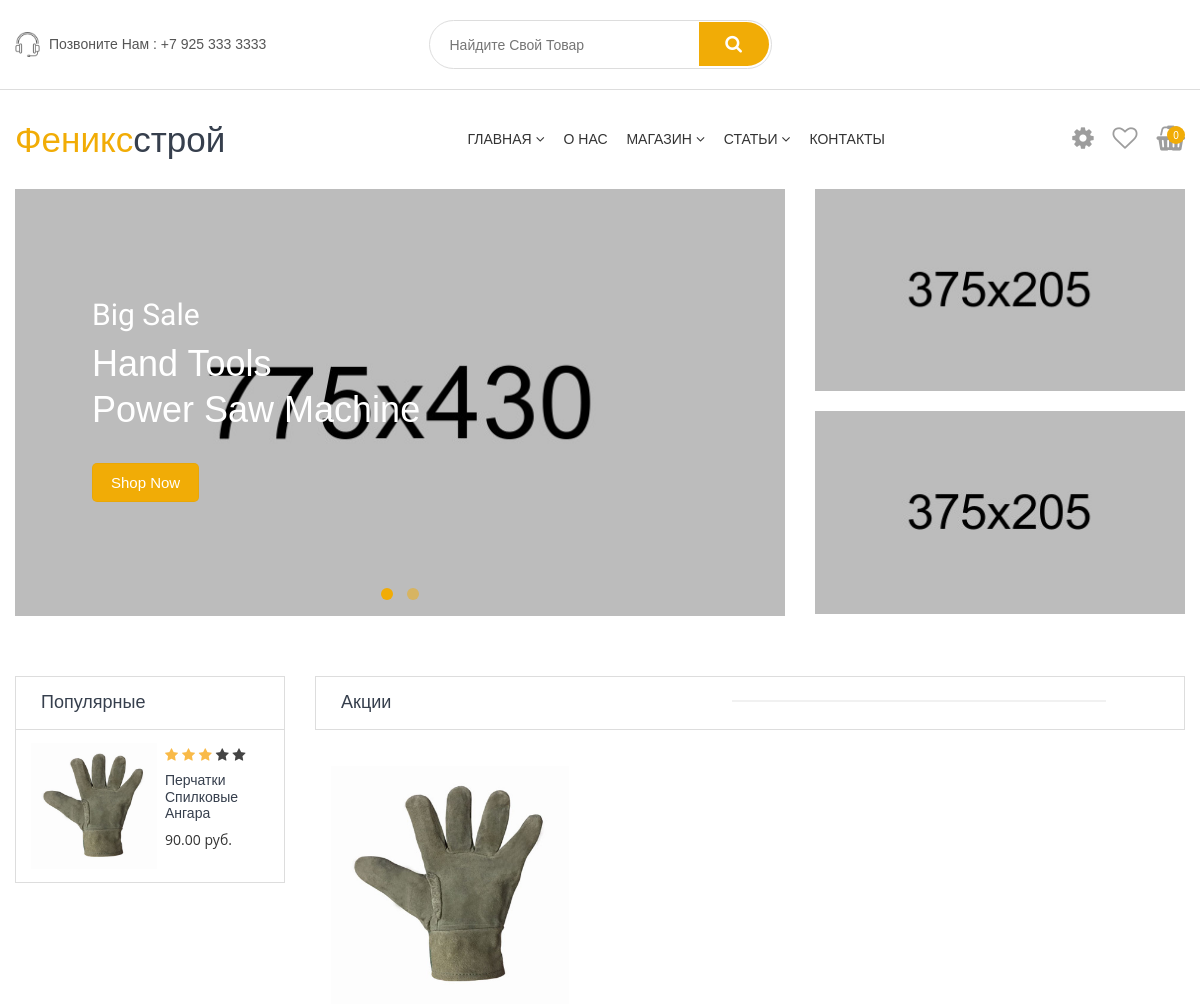
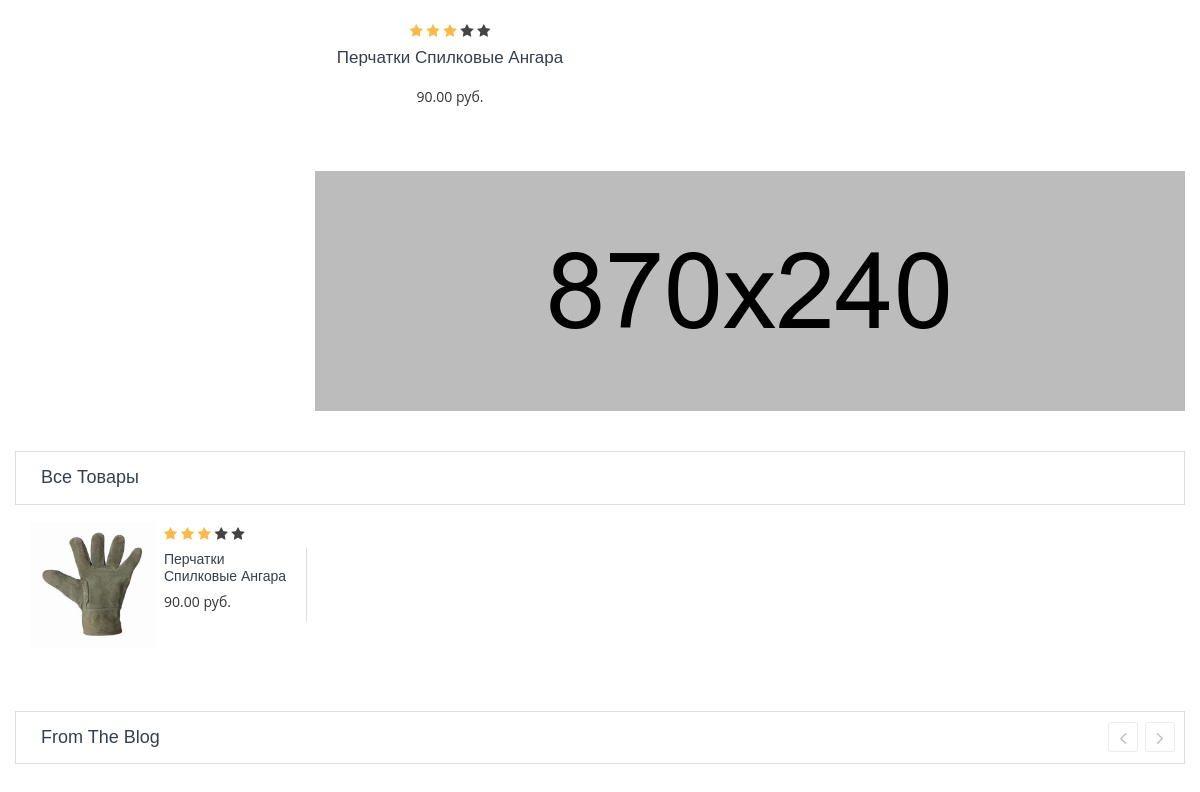
The app's page / (upper part), older data (2 pictures, top to bottom).
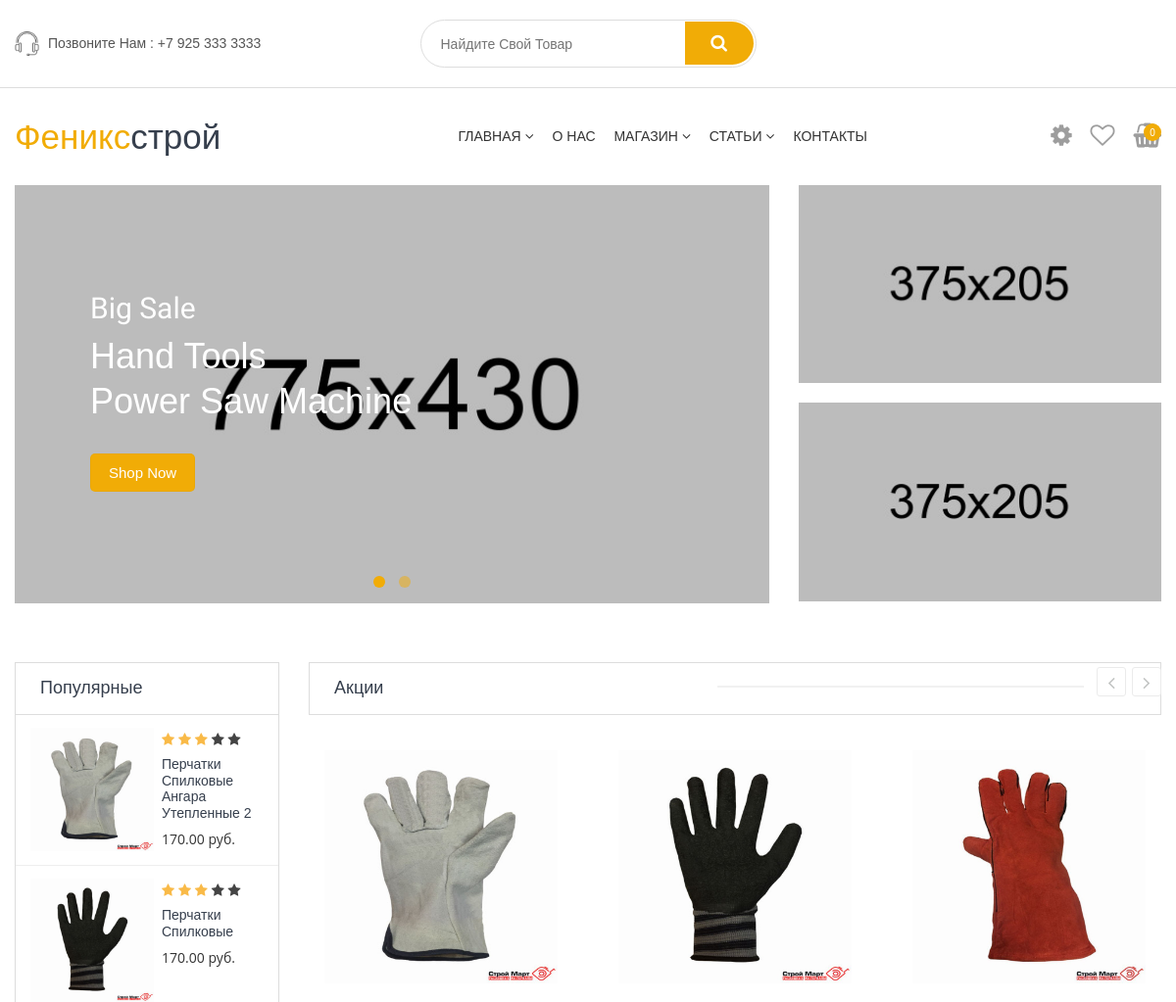
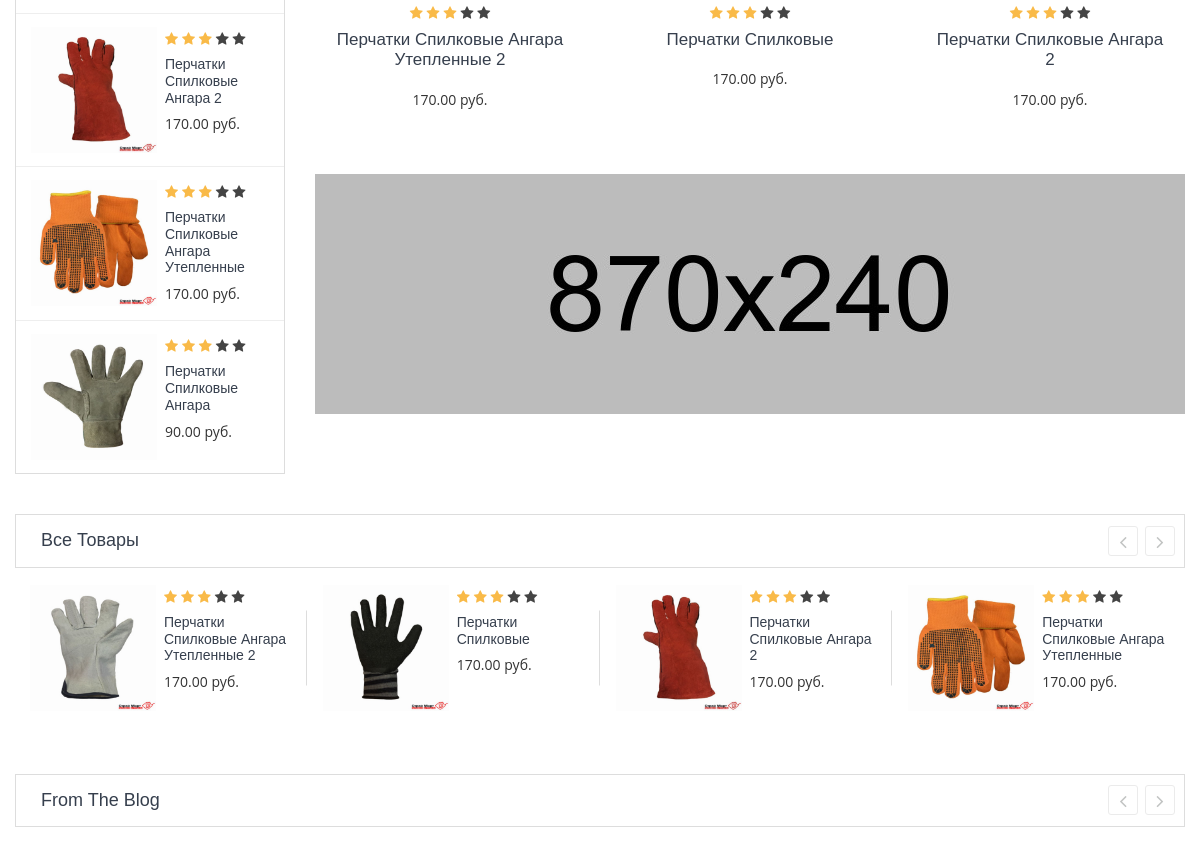
The same page, newer data (2 pictures, top to bottom).
### shop/models.py (models this page shows, shortened)
class Product(models.Model):
    MIN_RESOLUTION = (400, 400)
    name = models.CharField(max_length=255, verbose_name='Название товара')
    slug = models.SlugField(unique=True, verbose_name='Псевдоним')
    article_number = models.CharField(
        max_length=20, verbose_name='Артикул', null=True, blank=True)
    manufacturer = models.ForeignKey(
        Manufacturer,
        on_delete=models.SET_NULL,
        verbose_name='Производитель',
        null=True,
        blank=True,
        related_name='manufacturer_products')
    desctriptions = models.TextField(
        verbose_name='Описание товара', null=True, blank=True)
    category = models.ForeignKey(
        Category,
        on_delete=models.SET_NULL,
        verbose_name='Категория товара',
        related_name='category_products',
        null=True)
    price = models.DecimalField(
        max_digits=9,
        decimal_places=2,
        verbose_name='Цена товара, руб.',
        null=True,
        blank=True)
    image = models.ImageField(
        verbose_name='Изображение товара',
        upload_to='products/',
        null=True,
        blank=True)
    rating = models.IntegerField(
        'Рейтинг', null=True, blank=True, default=0)
    published = models.BooleanField(verbose_name='Опубликовано')
    class Meta:
        verbose_name_plural = 'Товары'
        verbose_name = 'Товар'
        ordering = ('price', 'name')
        abstract = True

class Gloves(Product):
    features = models.CharField(
        max_length=255, verbose_name='свойства товара', null=True, blank=True)
    material = models.CharField(
        max_length=70, verbose_name='материал основы', null=True, blank=True)
    coating_material = models.CharField(
        max_length=70, verbose_name='материал покрытия', null=True, blank=True)
    type_coating = models.CharField(
        max_length=70, verbose_name='тип покрытия', null=True, blank=True)
    color = models.CharField(
        max_length=150, verbose_name='цвет', null=True, blank=True)
    size = models.CharField(
        max_length=150, verbose_name='размер', null=True, blank=True)
    quantity_pack = models.CharField(
        max_length=10,
        verbose_name='количество в упаковке',
        null=True,
        blank=True)
    minimum_packaging = models.CharField(
        max_length=10,
        verbose_name='минимальная упаковка',
        null=True,
        blank=True)
    pair_weight = models.CharField(
        max_length=10, verbose_name='вес пары', null=True, blank=True)
    def get_absolute_url(self):
        return get_product_url(self, 'product_detail')

### shop/views.py (the view)
# urls.py: path('', views.BaseView.as_view(), name='base'),
class BaseView(View):
    def get(self, request, *args, **kwargs):
        categories = Category.objects.filter(published=True).all()
        products = LatestProducts.objects.get_products_for_main_page(
            'gloves',
            whith_respect_to='gloves')
        cart_product_form = CartAddProductForm()
        return render(
            request, 'base.html', {
                'categories': categories, 'products': products, 'cart_product_form': cart_product_form})

### templates/base.html (shortened to what this page needs)
<!doctype html>
<html class="no-js" lang="ru">
{% load static %}
<head>
  <link rel="stylesheet" href="{% static 'css/meanmenu.min.css' %}">
  <link rel="stylesheet" href="{% static 'css/animate.css' %}">
  <link rel="stylesheet" href="{% static 'css/nivo-slider.css' %}">
  <link rel="stylesheet" href="{% static 'css/owl.carousel.min.css' %}">
   <link rel="stylesheet" href="{% static 'css/slick.css' %}">
  <link rel="stylesheet" href="{% static 'css/jquery-ui.min.css' %}">
  <link rel="stylesheet" href="{% static 'css/font-awesome.min.css' %}">
  <link rel="stylesheet" href="{% static 'css/jquery.fancybox.css' %}">
  <link rel="stylesheet" href="{% static 'css/bootstrap.min.css' %}">
  <link rel="stylesheet" href="{% static 'css/default.css' %}">
  <link rel="stylesheet" href="{% static 'style.css' %}">
  <link rel="stylesheet" href="{% static 'css/responsive.css' %}">
</head>
<body>
  <div class="box-wrapper homepage">
    <div class="box-layout">
    {% include 'includes/header.html' %}
    {% block content %}
    {% include 'includes/slider_area_start.html' %}
            {% include 'includes/popular_products.html' %}
          <div class="col-xl-9 col-lg-8  order-lg-2">
            {% include 'includes/new_pro_content.html' %}
          </div>
        </div>
      </div>
    </div>
    <div class="upper-banner banner ptb-20 ">
    </div>
    {% include 'includes/best_seller_products.html' %}
    {% include 'includes/blog_page.html' %}
    {% endblock content %}
    </div>
  </div>
</body>
</html>

### templates/includes/header.html (shortened to what this page needs)
{% load static %}
<header>
      <div class="header-top">
        <div class="container">
          <div class="row">
            <div class="col-lg-4 col-md-12 d-center">
              <div class="header-top-left">
                <img src="{% static 'img/icon/call.png' %}" alt="">Позвоните Нам : +7 925 333 3333
              </div>
            </div>
            <div class="col-lg-4 col-md-6 ml-auto mr-auto">
              <div class="search-box-view">
                <form action="#">
                  <input type="text" class="email" placeholder="Найдите Свой Товар" name="product">
                  <button type="submit" class="submit"></button>
                </form>
              </div>
            </div>
            <div class="col-lg-4 col-md-12">
            </div>
          </div>
        </div>
      </div>
      <div class="header-bottom header-sticky">
        <div class="container">
          <div class="row">
            <div class="col-xl-3 col-lg-2 col-sm-5 col-5">
              <div class="logo">
                <a href="index.html"><h1><span style='color:#f1ac06'>Феникс</span>строй</h1></a>
              </div>
            </div>
            <div class="col-xl-6 col-lg-7 d-none d-lg-block">
              <div class="middle-menu pull-right">
                <nav>
                  <ul class="middle-menu-list">
                    <li><a href="index.html">Главная<i class="fa fa-angle-down"></i></a>
                    </li>
                    <li><a href="about.html">О нас</a></li>
                    <li><a href="shop.html">Магазин<i class="fa fa-angle-down"></i></a>
                    </li>
                    <li><a href="blog.html">Статьи<i class="fa fa-angle-down"></i></a>
                    </li>
                    <li><a href="contact.html">Контакты</a></li>
                  </ul>
                </nav>
              </div>
            </div>
            <div class="col-lg-3 col-sm-7 col-7">
              <div class="cart-box text-right">
                <ul>
                  <li><a href="compare.html"><i class="fa fa-cog"></i></a>
                  </li>
                  <li><a href="wishlist.html"><i class="fa fa-heart-o"></i></a></li>
                  <li><a href="{% url 'cart:cart_detail' %}"><span class="cart-counter">{{ cart.get_total_price }} руб.</span></a>
                  </li>
                </ul>
              </div>
            </div>
          </div>
        </div>
      </div>
    </header>

### templates/includes/slider_area_start.html (shortened to what this page needs)
{% load static %}
<div class="slider-area slider-style-three">
  <div class="container">
  <div class="row">
    <div class="col-md-8">
    <div class="slider-wrapper theme-default">
    <div id="slider" class="nivoSlider">
    </div>
    <div id="slider-1-caption1" class="nivo-html-caption nivo-caption">
    <div class="text-content-wrapper">
      <div class="text-content">
      <h4 class="title2 wow bounceInLeft text-white mb-16" data-wow-duration="2s" data-wow-delay="0s">Big Sale</h4>
      <h1 class="title1 wow bounceInRight text-white mb-16" data-wow-duration="2s" data-wow-delay="1s">Hand Tools <br>Power Saw Machine</h1>
      <div class="banner-readmore wow bounceInUp mt-35" data-wow-duration="2s" data-wow-delay="2s">
      <a class="button slider-btn" href="shop.html">Shop Now</a>
      </div>
      </div>
    </div>
    </div>
    </div>
    </div>
    <div class="col-md-4">
    <div class="single-banner zoom mb-20">
    <a href="#"><img src="{% static 'img/banner/9.jpg' %}" alt="slider-banner"></a>
    </div>
    <div class="single-banner zoom">
    <a href="#"><img src="{% static 'img/banner/10.jpg' %}" alt="slider-banner"></a>
    </div>
    </div>
  </div>
  </div>
  </div>

### templates/includes/popular_products.html
{% load static %}
    <div class="new-products pt-60">
      <div class="container">
        <div class="row">
          <div class="col-xl-3 col-lg-4 order-2">
            <div class="side-product-list">
              <div class="group-title">
                <h2>Популярные</h2>
              </div>
              <div class="slider-right-content side-product-list-active owl-carousel">
                <div class="double-pro">
                  {% for product in products %}
                  <div class="single-product">
                    <div class="pro-img">
                      <a href="{{ product.get_absolute_url }}"><img class="img" src="{{ product.image.url }}" alt="product-image"></a>
                    </div>
                    <div class="pro-content">
                      <div class="product-rating">
                        <i class="fa fa-star"></i>
                        <i class="fa fa-star"></i>
                        <i class="fa fa-star"></i>
                        <i class="fa fa-star"></i>
                        <i class="fa fa-star"></i>
                      </div>
                      <h4><a href="{{ product.get_absolute_url }}">{{ product.name }}</a></h4>
                      <p><span class="price">{{ product.price }} руб.</span></p>
                    </div>
                  </div>
                  {% endfor %}
                </div>
              </div>
            </div>
          </div>

### templates/includes/new_pro_content.html (shortened to what this page needs)
{% load static %}
<div class="new-pro-content">
              <div class="pro-tab-title border-line">
                <div class="group-title">
                  <h2>Акции</h2>
                </div>
              </div>
              <div class="tab-content product-tab-content jump">
                <div id="new-arrival" class="tab-pane active">
                  <div class="new-pro-active owl-carousel">
                    {% for product in products %}
                    <div class="single-product">
                      <div class="pro-img">
                        <a href="{{ product.get_absolute_url }}">
                          <img class="primary-img" src="{{ product.image.url }}" alt="single-product">
                        </a>
                      </div>
                      <div class="pro-content">
                        <div class="product-rating">
                          <i class="fa fa-star"></i>
                          <i class="fa fa-star"></i>
                          <i class="fa fa-star"></i>
                          <i class="fa fa-star"></i>
                          <i class="fa fa-star"></i>
                        </div>
                        <h4><a href="{{ product.get_absolute_url }}">{{ product.name }}</a></h4>
                        <p><span class="price">{{ product.price }} руб.</p>
                      </div>
                    </div>
                    {% endfor %}
                  </div>
                </div>
              </div>
              <div class="single-banner zoom mt-30 mt-sm-10">
              <a href="#"><img src="{% static 'img/banner/tab-banner.jpg' %}" alt="slider-banner"></a>
            </div>
            </div>

### templates/includes/best_seller_products.html
{% load static %}
<div class="best-seller-product pb-50 pb-sm-30">
      <div class="container">
        <div class="group-title">
          <h2>Все товары</h2>
        </div>
        <div class="best-seller-pro-active  owl-carousel slider-right-content">
            {% for product in products %}
            <div class="single-product">
              <div class="pro-img">
                <a href="{{ product.get_absolute_url }}"><img class="img" src="{{ product.image.url }}" alt="product-image"></a>
              </div>
              <div class="pro-content">
                <div class="product-rating">
                  <i class="fa fa-star"></i>
                  <i class="fa fa-star"></i>
                  <i class="fa fa-star"></i>
                  <i class="fa fa-star"></i>
                  <i class="fa fa-star"></i>
                </div>
                <h4><a href="{{ product.get_absolute_url }}">{{ product.name }}</a></h4>
                <p><span class="price">{{ product.price }} руб.</p>
              </div>
            </div>
            {% endfor %}
        </div>
      </div>
    </div>

### templates/includes/blog_page.html (shortened to what this page needs)
{% load static %}
<div class="blog-area pb-60">
      <div class="container">
        <div class="group-title">
          <h2>From The Blog</h2>
        </div>
      </div>
    </div>

### templates/includes/footer.html (shortened to what this page needs)
{% load static %}

Row changes from the older to the newer data that the page shows:
no longer on one of the page's lists (row edited): Gloves: name "Перчатки Спилковые Ангара", price "90.00"
added Gloves: image (picture), name "Перчатки Спилковые Ангара Утепленные 2", price "170.00"
added Gloves: image (picture), name "Перчатки Спилковые", price "170.00"
added Gloves: image (picture), name "Перчатки Спилковые Ангара 2", price "170.00"
added Gloves: image (picture), name "Перчатки Спилковые Ангара Утепленные", price "170.00"
changed Gloves "Перчатки Спилковые Ангара": image: a different picture
